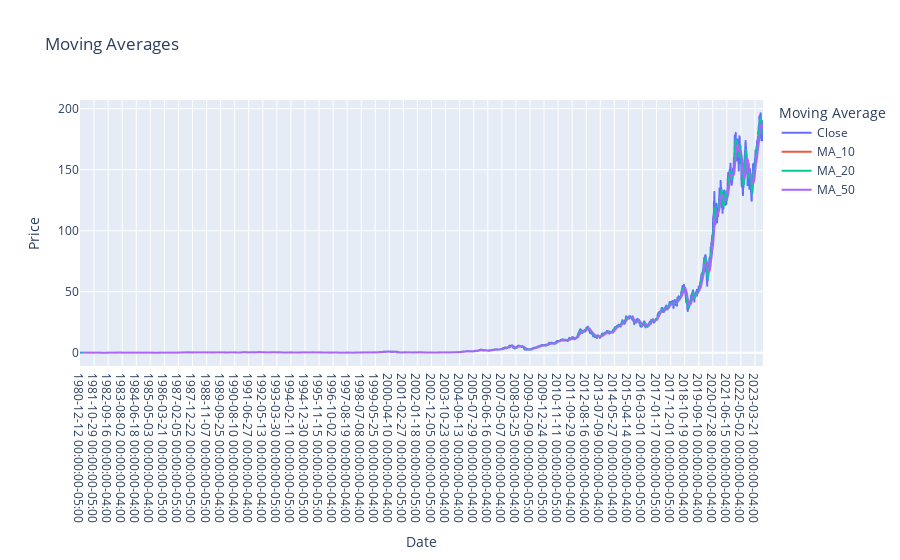

Notebook code cell kept with this figure:
### Code cell
plot_moving_averages(df)

### Figure 1 — Plotly figure (JSON) as saved in the notebook; plotly's stock layout.template omitted (floating-point values rounded to 4 significant figures; data arrays with more than 128 entries replaced by an {"elided": "..."} marker saying what was removed)
{"data": [{"hovertemplate": "Moving Average=Close<br>Date=%{x}<br>Price=%{y}<extra></extra>", "legendgroup": "Close", "line": {"color": "#636efa", "dash": "solid"}, "marker": {"symbol": "circle"}, "mode": "lines", "name": "Close", "showlegend": true, "type": "scattergl", "x": {"elided": "10784 str values"}, "xaxis": "x", "y": {"elided": "10784 float values"}, "yaxis": "y"}, {"hovertemplate": "Moving Average=MA_10<br>Date=%{x}<br>Price=%{y}<extra></extra>", "legendgroup": "MA_10", "line": {"color": "#EF553B", "dash": "solid"}, "marker": {"symbol": "circle"}, "mode": "lines", "name": "MA_10", "showlegend": true, "type": "scattergl", "x": {"elided": "10784 str values"}, "xaxis": "x", "y": {"elided": "10784 float values"}, "yaxis": "y"}, {"hovertemplate": "Moving Average=MA_20<br>Date=%{x}<br>Price=%{y}<extra></extra>", "legendgroup": "MA_20", "line": {"color": "#00cc96", "dash": "solid"}, "marker": {"symbol": "circle"}, "mode": "lines", "name": "MA_20", "showlegend": true, "type": "scattergl", "x": {"elided": "10784 str values"}, "xaxis": "x", "y": {"elided": "10784 float values"}, "yaxis": "y"}, {"hovertemplate": "Moving Average=MA_50<br>Date=%{x}<br>Price=%{y}<extra></extra>", "legendgroup": "MA_50", "line": {"color": "#ab63fa", "dash": "solid"}, "marker": {"symbol": "circle"}, "mode": "lines", "name": "MA_50", "showlegend": true, "type": "scattergl", "x": {"elided": "10784 str values"}, "xaxis": "x", "y": {"elided": "10784 float values"}, "yaxis": "y"}], "layout": {"legend": {"title": {"text": "Moving Average"}, "tracegroupgap": 0}, "title": {"text": "Moving Averages"}, "xaxis": {"anchor": "y", "domain": [0, 1], "title": {"text": "Date"}, "type": "category"}, "yaxis": {"anchor": "x", "domain": [0, 1], "title": {"text": "Price"}}}}
